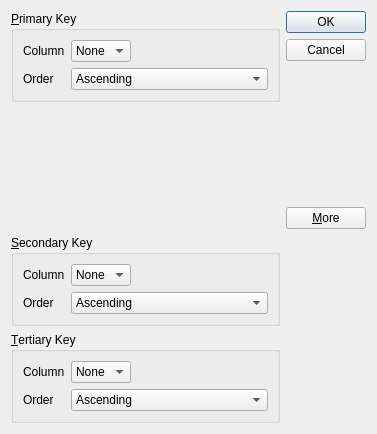
<?xml version="1.0" encoding="UTF-8"?>
<ui version="4.0">
 <class>SortDialog</class>
 <widget class="QDialog" name="SortDialog">
  <property name="geometry">
   <rect>
    <x>0</x>
    <y>0</y>
    <width>377</width>
    <height>434</height>
   </rect>
  </property>
  <property name="windowTitle">
   <string>Sort</string>
  </property>
  <layout class="QGridLayout" name="gridLayout_4">
   <item row="0" column="0">
    <widget class="QGroupBox" name="primaryGroupBox">
     <property name="title">
      <string>&amp;Primary Key</string>
     </property>
     <layout class="QGridLayout" name="gridLayout">
      <item row="0" column="0">
       <widget class="QLabel" name="label">
        <property name="text">
         <string>Column</string>
        </property>
       </widget>
      </item>
      <item row="0" column="1">
       <widget class="QComboBox" name="primaryColumnCombo">
        <item>
         <property name="text">
          <string>None</string>
         </property>
        </item>
       </widget>
      </item>
      <item row="0" column="2">
       <spacer name="horizontalSpacer">
        <property name="orientation">
         <enum>Qt::Horizontal</enum>
        </property>
        <property name="sizeHint" stdset="0">
         <size>
          <width>121</width>
          <height>20</height>
         </size>
        </property>
       </spacer>
      </item>
      <item row="1" column="0">
       <widget class="QLabel" name="label_2">
        <property name="text">
         <string>Order</string>
        </property>
       </widget>
      </item>
      <item row="1" column="1" colspan="2">
       <widget class="QComboBox" name="comboBox_2">
        <item>
         <property name="text">
          <string>Ascending</string>
         </property>
        </item>
        <item>
         <property name="text">
          <string>Descending</string>
         </property>
        </item>
       </widget>
      </item>
     </layout>
    </widget>
   </item>
   <item row="0" column="1" rowspan="2">
    <layout class="QVBoxLayout" name="verticalLayout">
     <item>
      <widget class="QPushButton" name="okButton">
       <property name="text">
        <string>OK</string>
       </property>
       <property name="default">
        <bool>true</bool>
       </property>
      </widget>
     </item>
     <item>
      <widget class="QPushButton" name="cancelButton">
       <property name="text">
        <string>Cancel</string>
       </property>
      </widget>
     </item>
     <item>
      <spacer name="verticalSpacer">
       <property name="orientation">
        <enum>Qt::Vertical</enum>
       </property>
       <property name="sizeHint" stdset="0">
        <size>
         <width>20</width>
         <height>0</height>
        </size>
       </property>
      </spacer>
     </item>
     <item>
      <widget class="QPushButton" name="moreButton">
       <property name="text">
        <string>&amp;More</string>
       </property>
       <property name="checkable">
        <bool>true</bool>
       </property>
      </widget>
     </item>
    </layout>
   </item>
   <item row="1" column="0">
    <spacer name="verticalSpacer_2">
     <property name="orientation">
      <enum>Qt::Vertical</enum>
     </property>
     <property name="sizeHint" stdset="0">
      <size>
       <width>20</width>
       <height>74</height>
      </size>
     </property>
    </spacer>
   </item>
   <item row="2" column="0">
    <widget class="QGroupBox" name="secondaryGroupBox">
     <property name="title">
      <string>&amp;Secondary Key</string>
     </property>
     <layout class="QGridLayout" name="gridLayout_2">
      <item row="0" column="0">
       <widget class="QLabel" name="label_3">
        <property name="text">
         <string>Column</string>
        </property>
       </widget>
      </item>
      <item row="0" column="1">
       <widget class="QComboBox" name="secondaryColumnCombo">
        <item>
         <property name="text">
          <string>None</string>
         </property>
        </item>
       </widget>
      </item>
      <item row="0" column="2">
       <spacer name="horizontalSpacer_2">
        <property name="orientation">
         <enum>Qt::Horizontal</enum>
        </property>
        <property name="sizeHint" stdset="0">
         <size>
          <width>40</width>
          <height>20</height>
         </size>
        </property>
       </spacer>
      </item>
      <item row="1" column="0">
       <widget class="QLabel" name="label_4">
        <property name="text">
         <string>Order</string>
        </property>
       </widget>
      </item>
      <item row="1" column="1" colspan="2">
       <widget class="QComboBox" name="comboBox_4">
        <item>
         <property name="text">
          <string>Ascending</string>
         </property>
        </item>
        <item>
         <property name="text">
          <string>Descending</string>
         </property>
        </item>
       </widget>
      </item>
     </layout>
    </widget>
   </item>
   <item row="3" column="0">
    <widget class="QGroupBox" name="tertiaryGroupBox">
     <property name="title">
      <string>&amp;Tertiary Key</string>
     </property>
     <layout class="QGridLayout" name="gridLayout_3">
      <item row="0" column="0">
       <widget class="QLabel" name="label_5">
        <property name="text">
         <string>Column</string>
        </property>
       </widget>
      </item>
      <item row="0" column="1">
       <widget class="QComboBox" name="tertiaryColumnCombo">
        <item>
         <property name="text">
          <string>None</string>
         </property>
        </item>
       </widget>
      </item>
      <item row="0" column="2">
       <spacer name="horizontalSpacer_3">
        <property name="orientation">
         <enum>Qt::Horizontal</enum>
        </property>
        <property name="sizeHint" stdset="0">
         <size>
          <width>40</width>
          <height>20</height>
         </size>
        </property>
       </spacer>
      </item>
      <item row="1" column="0">
       <widget class="QLabel" name="label_6">
        <property name="text">
         <string>Order</string>
        </property>
       </widget>
      </item>
      <item row="1" column="1" colspan="2">
       <widget class="QComboBox" name="comboBox_6">
        <item>
         <property name="text">
          <string>Ascending</string>
         </property>
        </item>
        <item>
         <property name="text">
          <string>Descending</string>
         </property>
        </item>
       </widget>
      </item>
     </layout>
    </widget>
   </item>
  </layout>
 </widget>
 <tabstops>
  <tabstop>primaryColumnCombo</tabstop>
  <tabstop>comboBox_2</tabstop>
  <tabstop>secondaryColumnCombo</tabstop>
  <tabstop>comboBox_4</tabstop>
  <tabstop>tertiaryColumnCombo</tabstop>
  <tabstop>comboBox_6</tabstop>
  <tabstop>okButton</tabstop>
  <tabstop>cancelButton</tabstop>
  <tabstop>moreButton</tabstop>
 </tabstops>
 <resources/>
 <connections>
  <connection>
   <sender>okButton</sender>
   <signal>clicked()</signal>
   <receiver>SortDialog</receiver>
   <slot>accept()</slot>
   <hints>
    <hint type="sourcelabel">
     <x>335</x>
     <y>31</y>
    </hint>
    <hint type="destinationlabel">
     <x>77</x>
     <y>126</y>
    </hint>
   </hints>
  </connection>
  <connection>
   <sender>cancelButton</sender>
   <signal>clicked()</signal>
   <receiver>SortDialog</receiver>
   <slot>reject()</slot>
   <hints>
    <hint type="sourcelabel">
     <x>335</x>
     <y>65</y>
    </hint>
    <hint type="destinationlabel">
     <x>119</x>
     <y>136</y>
    </hint>
   </hints>
  </connection>
  <connection>
   <sender>moreButton</sender>
   <signal>toggled(bool)</signal>
   <receiver>secondaryGroupBox</receiver>
   <slot>setVisible(bool)</slot>
   <hints>
    <hint type="sourcelabel">
     <x>324</x>
     <y>181</y>
    </hint>
    <hint type="destinationlabel">
     <x>271</x>
     <y>273</y>
    </hint>
   </hints>
  </connection>
  <connection>
   <sender>moreButton</sender>
   <signal>toggled(bool)</signal>
   <receiver>tertiaryGroupBox</receiver>
   <slot>setVisible(bool)</slot>
   <hints>
    <hint type="sourcelabel">
     <x>347</x>
     <y>181</y>
    </hint>
    <hint type="destinationlabel">
     <x>278</x>
     <y>366</y>
    </hint>
   </hints>
  </connection>
 </connections>
</ui>
